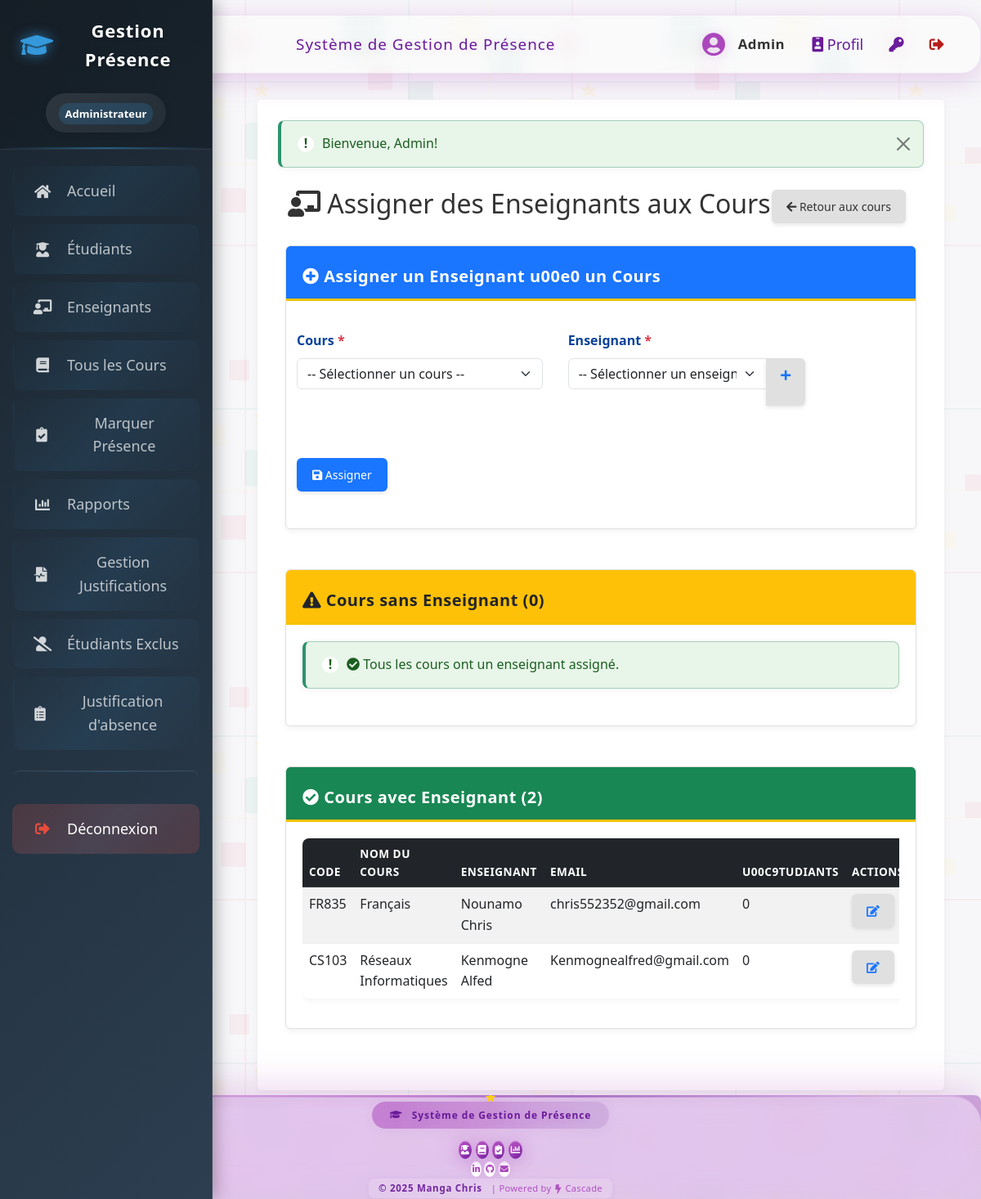
Screenshot of /assigner_enseignants.php (signed in) with the database file from the repository.
### tables this page shows
CREATE TABLE IF NOT EXISTS `cours` (
  `id` int NOT NULL AUTO_INCREMENT,
  `code` varchar(20) NOT NULL,
  `nom` varchar(150) NOT NULL,
  `enseignant_id` int DEFAULT NULL,
  `description` text,
  PRIMARY KEY (`id`),
  UNIQUE KEY `code` (`code`),
  KEY `enseignant_id` (`enseignant_id`)
);

CREATE TABLE IF NOT EXISTS `utilisateurs` (
  `id` int NOT NULL AUTO_INCREMENT,
  `nom` varchar(100) NOT NULL,
  `prenom` varchar(100) NOT NULL,
  `email` varchar(150) NOT NULL,
  `mot_de_passe` varchar(255) NOT NULL,
  `role` enum('admin','enseignant') NOT NULL DEFAULT 'enseignant',
  `date_creation` timestamp NULL DEFAULT CURRENT_TIMESTAMP,
  `derniere_connexion` timestamp NULL DEFAULT NULL,
  PRIMARY KEY (`id`),
  UNIQUE KEY `email` (`email`)
);

### config/database.php (called while the page is built, shortened)
<?php
$db_type = null;
$pdo = null;
$mysqli = null;
if (getenv('REPL_ID') || getenv('REPL_SLUG') || getenv('PGHOST')) {
    $db_type = 'postgresql';
    $host = getenv('PGHOST');
    $dbname = getenv('PGDATABASE');
    $user = getenv('PGUSER');
    $password = getenv('PGPASSWORD');
    $port = getenv('PGPORT');
    $dsn = "pgsql:host=$host;port=$port;dbname=$dbname;user=$user;password=$password";
    try {
        $pdo = new PDO($dsn);
        $pdo->setAttribute(PDO::ATTR_ERRMODE, PDO::ERRMODE_EXCEPTION);
        $pdo->setAttribute(PDO::ATTR_DEFAULT_FETCH_MODE, PDO::FETCH_ASSOC);
    } catch (PDOException $e) {
        die("Erreur de connexion à la base de données PostgreSQL: " . $e->getMessage());
    }
} else {
    $db_type = 'mysql';
    $host = 'localhost';
    $dbname = 'attendance_system';
    $user = 'root';
    $password = '';
    $port = 3306;
    $mysqli = new mysqli($host, $user, $password, $dbname, $port);
    $mysqli->set_charset("utf8mb4");
}
function db_query($sql, $params = []) {
    global $db_type, $pdo, $mysqli;
    if ($db_type === 'postgresql') {
        try {
            $stmt = $pdo->prepare($sql);
            $stmt->execute($params);
            return $stmt->fetchAll();
        } catch (PDOException $e) {
            error_log("Erreur SQL (PostgreSQL): " . $e->getMessage());
            return false;
        }
    } else {
        try {
            $stmt = $mysqli->prepare($sql);
            $stmt->execute();
            $result = $stmt->get_result();
            $rows = [];
            while ($row = $result->fetch_assoc()) {
                $rows[] = $row;
            }
            return $rows;
        } catch (Exception $e) {
            error_log("Erreur SQL (MySQL): " . $e->getMessage());
            return false;
        }
    }
}
?>

### assigner_enseignants.php (the view, shortened to what this page needs)
<?php
require_once 'includes/auth.php';
require_once 'config/database.php';
$cours_sans_enseignant = db_query("
    SELECT c.*,
           COUNT(DISTINCT i.etudiant_id) as nb_etudiants
    FROM cours c
    LEFT JOIN inscriptions i ON c.id = i.cours_id
    WHERE c.enseignant_id IS NULL
    GROUP BY c.id
    ORDER BY c.nom
");
$cours_avec_enseignant = db_query("
    SELECT c.*,
           u.nom as enseignant_nom,
           u.prenom as enseignant_prenom,
           u.email as enseignant_email,
           COUNT(DISTINCT i.etudiant_id) as nb_etudiants
    FROM cours c
    JOIN utilisateurs u ON c.enseignant_id = u.id
    LEFT JOIN inscriptions i ON c.id = i.cours_id
    GROUP BY c.id
    ORDER BY c.nom
");
include 'includes/header.php';
?>
<div class="container-fluid">
    <div class="d-flex justify-content-between align-items-center mb-4">
        <h1 class="h2"><i class="fas fa-chalkboard-teacher"></i> Assigner des Enseignants aux Cours</h1>
        <div>
            <a href="cours.php" class="btn btn-outline-secondary">
                <i class="fas fa-arrow-left"></i> Retour aux cours
            </a>
        </div>
    </div>
    <div class="row mb-4">
        <div class="col-md-12">
            <div class="card">
                <div class="card-header bg-primary text-white">
                    <h5 class="card-title mb-0"><i class="fas fa-plus-circle"></i> Assigner un Enseignant u00e0 un Cours</h5>
                </div>
                <div class="card-body">
                    <form method="POST" action="" class="row g-3">
                        <div class="col-md-5">
                            <label for="cours_id" class="form-label">Cours <span class="text-danger">*</span></label>
                            <select class="form-select" id="cours_id" name="cours_id" required>
                                <option value="">-- Sélectionner un cours --</option>
                            </select>
                        </div>
                        <div class="col-md-5">
                            <label for="enseignant_id" class="form-label">Enseignant <span class="text-danger">*</span></label>
                            <div class="input-group">
                                <select class="form-select" id="enseignant_id" name="enseignant_id" required>
                                    <option value="">-- Sélectionner un enseignant --</option>
                                </select>
                                <a href="ajouter_enseignant.php" class="btn btn-outline-primary" target="_blank" title="Ajouter un nouvel enseignant">
                                    <i class="fas fa-plus"></i>
                                </a>
                            </div>
                        </div>
                        <div class="col-md-2">
                            <label class="form-label">&nbsp;</label>
                            <button type="submit" name="assigner" class="btn btn-primary d-block w-100">
                                <i class="fas fa-save"></i> Assigner
                            </button>
                        </div>
                    </form>
                </div>
            </div>
        </div>
    </div>
    <div class="row mb-4">
        <div class="col-md-12">
            <div class="card">
                <div class="card-header bg-warning text-dark">
                    <h5 class="card-title mb-0"><i class="fas fa-exclamation-triangle"></i> Cours sans Enseignant (<?= count($cours_sans_enseignant) ?>)</h5>
                </div>
                <div class="card-body">
                    <?php if (empty($cours_sans_enseignant)): ?>
                        <div class="alert alert-success">
                            <i class="fas fa-check-circle"></i> Tous les cours ont un enseignant assigné.
                        </div>
                    <?php endif; ?>
                </div>
            </div>
        </div>
    </div>
    <div class="row">
        <div class="col-md-12">
            <div class="card">
                <div class="card-header bg-success text-white">
                    <h5 class="card-title mb-0"><i class="fas fa-check-circle"></i> Cours avec Enseignant (<?= count($cours_avec_enseignant) ?>)</h5>
                </div>
                <div class="card-body">
                    <?php if (empty($cours_avec_enseignant)): ?>
                        <div class="alert alert-warning">
                            <i class="fas fa-exclamation-triangle"></i> Aucun cours n'a encore d'enseignant assigné.
                        </div>
                    <?php else: ?>
                        <div class="table-responsive">
                            <table class="table table-striped table-hover">
                                <thead class="table-dark">
                                    <tr>
                                        <th>Code</th>
                                        <th>Nom du Cours</th>
                                        <th>Enseignant</th>
                                        <th>Email</th>
                                        <th>u00c9tudiants</th>
                                        <th>Actions</th>
                                    </tr>
                                </thead>
                                <tbody>
                                    <?php foreach ($cours_avec_enseignant as $c): ?>
                                        <tr>
                                            <td><?= htmlspecialchars($c['code']) ?></td>
                                            <td><?= htmlspecialchars($c['nom']) ?></td>
                                            <td><?= htmlspecialchars($c['enseignant_nom'] . ' ' . $c['enseignant_prenom']) ?></td>
                                            <td><?= htmlspecialchars($c['enseignant_email']) ?></td>
                                            <td><?= $c['nb_etudiants'] ?></td>
                                            <td>
                                                <a href="ajouter_cours.php?id=<?= $c['id'] ?>" class="btn btn-sm btn-outline-primary" title="Modifier">
                                                    <i class="fas fa-edit"></i>
                                                </a>
                                            </td>
                                        </tr>
                                    <?php endforeach; ?>
                                </tbody>
                            </table>
                        </div>
                    <?php endif; ?>
                </div>
            </div>
        </div>
    </div>
</div>
<?php
include 'includes/footer.php';
?>

### assets/css/sidebar-enhanced.css (style rules this page uses)
html, body { padding: 0 !important; margin: 0 !important; }
body { margin-left: 0 !important; padding-left: 0 !important; }

### assets/css/modules/base.css (style rules this page uses)
:root { --couleur-primaire: #1a75ff; --couleur-secondaire: #084298; --couleur-accent: #ce1126; --couleur-texte: #333; --couleur-fond: #f7f7f9; --couleur-succes: #2D936C; --couleur-danger: #BF0603; --couleur-avertissement: #F3C302; --couleur-info: #0dcaf0; --couleur-fond-clair: #ecf0f1; }
body { font-family: 'Segoe UI', Tahoma, Geneva, Verdana, sans-serif; line-height: 1.6; color: var(--couleur-texte); background-color: var(--couleur-fond); margin: 0; padding: 0; background-image: url('../images/cameroon-pattern.svg'); background-repeat: repeat; background-size: 400px 400px; }
h1, h2, h3, h4, h5, h6 { font-weight: 600; margin-top: 0.5em; margin-bottom: 0.5em; color: var(--couleur-primaire); }
a { color: var(--couleur-accent); text-decoration: none; transition: color 0.2s; }

### assets/css/modules/layout.css (style rules this page uses)
.row { display: flex; flex-wrap: wrap; margin: 0 -15px 25px; gap: 15px; }

### assets/css/modules/components.css (style rules this page uses)
.card { background-color: white; border: 1px solid #e0e0e0; border-radius: 6px; margin-bottom: 25px; overflow: hidden; box-shadow: 0 3px 6px rgba(0, 0, 0, 0.05); transition: transform 0.2s, box-shadow 0.2s; }
.card-header { background-color: var(--couleur-primaire); color: white; padding: 15px 20px; font-weight: 600; letter-spacing: 0.5px; border-bottom: 3px solid var(--couleur-avertissement); }
.card-body { padding: 20px; }
.btn { display: inline-block; padding: 10px 18px; border: none; border-radius: 6px; background-color: #e0e0e0; color: #333; text-decoration: none; cursor: pointer; font-size: 14px; font-weight: 500; margin-right: 10px; transition: all 0.2s; box-shadow: 0 2px 5px rgba(0, 0, 0, 0.1); }
.btn-primary { background-color: var(--couleur-accent); color: white; }
.btn-primary { background-color: #1a75ff !important; border-color: #084298 !important; color: white !important; }
.bg-primary { background-color: #1a75ff !important; }
.btn-outline-primary { color: #1a75ff !important; border-color: #1a75ff !important; }
table { width: 100%; border-collapse: separate; border-spacing: 0; margin-bottom: 25px; border-radius: 8px; overflow: hidden; box-shadow: 0 2px 10px rgba(0, 0, 0, 0.05); }
th, td { padding: 12px 15px; text-align: left; }
th { background-color: var(--couleur-primaire); color: white; font-weight: 600; text-transform: uppercase; font-size: 0.85em; letter-spacing: 0.5px; }
td { border-bottom: 1px solid #eee; }
tr:last-child td { border-bottom: none; }
tr:nth-child(even) { background-color: #f8f9fa; }

### assets/css/modules/forms.css (style rules this page uses)
form { margin-bottom: 30px; }
label { display: block; margin-bottom: 8px; font-weight: 600; color: var(--couleur-secondaire); }
input, select, textarea { width: 100%; padding: 12px; margin-bottom: 20px; border: 1px solid #ddd; border-radius: 6px; transition: all 0.3s; background-color: #f9f9f9; }

### assets/css/modules/alerts.css (style rules this page uses)
.alert { padding: 15px 20px; margin-bottom: 25px; border-radius: 8px; position: relative; padding-left: 50px; box-shadow: 0 2px 10px rgba(0, 0, 0, 0.05); }
.alert:before { content: "!"; position: absolute; left: 20px; top: 50%; transform: translateY(-50%); width: 20px; height: 20px; border-radius: 50%; background-color: white; display: flex; align-items: center; justify-content: center; font-weight: bold; }
.alert-success { background-color: #e8f5e9; border-left: 4px solid var(--couleur-succes); color: #1b5e20; }

### assets/css/modules/theme-blue.css (style rules this page uses)
:root { --couleur-primaire: #1a75ff; --couleur-secondaire: #084298; --couleur-accent: #ce1126; --couleur-texte: #333; --couleur-fond: #f7f7f9; --couleur-succes: #2D936C; --couleur-danger: #BF0603; --couleur-avertissement: #F3C302; --couleur-info: #0dcaf0; --couleur-fond-clair: #ecf0f1; }
.navbar, .sidebar, .card-header, th { background-color: var(--couleur-primaire); }
label, h1, h2, h3, h4, h5, h6 { color: var(--couleur-secondaire); }
.btn-primary, .stat-value, .stat-number { background-color: var(--couleur-accent); color: white; }
.card-header, .dashboard-header { border-bottom-color: var(--couleur-avertissement); }
.btn-primary { background-color: var(--couleur-primaire) !important; border-color: var(--couleur-secondaire) !important; }
.bg-primary { background-color: var(--couleur-primaire) !important; }

### rows the page displays
cours: code "FR835", nom "Français", enseignant.prenom "Nounamo Chris", enseignant.email "chris552352@gmail.com", nb_etudiants "0"
cours: code "CS103", nom "Réseaux Informatiques", enseignant.prenom "Kenmogne Alfed", enseignant.email "Kenmognealfred@gmail.com", nb_etudiants "0"

### other values shown
$_SESSION['user_nom'] "Admin"
$_SESSION['alerte']['message'] "Bienvenue, Admin!"
count($cours_sans_enseignant) "0"
count($cours_avec_enseignant) "2"
